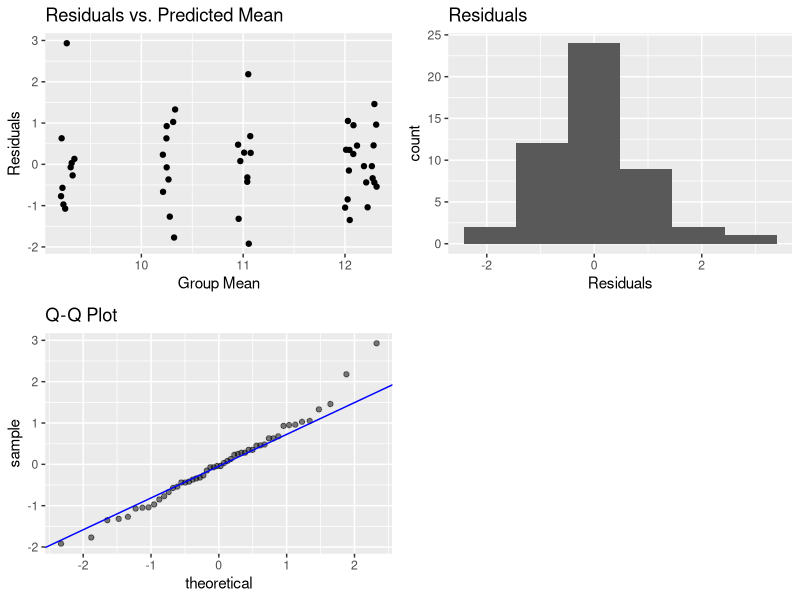

R code for this plot:
## ---- chunk 1
library(tidyverse)
library(grid)
library(gridExtra)
library(kableExtra)
a_1 <- c(12.4, 10.7, 11.9, 11.0, 12.4, 12.3, 13.0, 12.5, 11.2, 13.1)
a_2 <- c(9.1, 11.5, 11.3, 9.7, 13.2, 10.7, 10.6, 11.3, 11.1, 11.7)
a_3 <- c(8.5, 11.6, 10.2, 10.9, 9.0, 9.6, 9.9, 11.3, 10.5, 11.2)
a_4 <- c(12.7, 13.2, 11.8, 11.9, 12.2, 11.2, 13.7, 11.8, 12.2, 11.7)
s <- c(8.7, 9.3, 8.2, 8.3, 9.0, 9.4, 9.2, 12.2, 8.5, 9.9)
data <- cbind(a_1, a_2, a_3, a_4, s)
frame <- data.frame(matrix(data, ncol = 5, nrow = 10, byrow = F))
colnames(frame) <- c("a_1", "a_2", "a_3", "a_4", "s")
gather_frame <- gather(data = frame, key = "treatment", value = "wt_loss")
anova_mod <- aov(wt_loss ~ treatment, data = gather_frame)
y <- quantile(anova_mod$residuals[!is.na(anova_mod$residuals)], c(0.25, 0.75))
x <- qnorm(c(0.25, 0.75))
slope = diff(y)/diff(x)
int <- y[1L] - slope*x[1L]
norm_res <- ggplot(data = anova_mod, aes(x = anova_mod$residuals)) + geom_histogram(bins = 6) + xlab("Residuals") + ggtitle("Residuals")
resid_jitter <- ggplot(data = anova_mod, aes(x = anova_mod$fitted.values, y = anova_mod$residuals)) + geom_jitter() +  xlab("Group Mean") + ylab("Residuals") + ggtitle("Residuals vs. Predicted Mean")
qq <- ggplot(data = anova_mod) + stat_qq(aes(sample = anova_mod$residuals), alpha = 0.5) + 
    geom_abline(slope = slope, intercept = int, color = "blue") + ggtitle("Q-Q Plot")
res_sum <- as.table(summary(anova_mod$residuals), nrow= 2, ncol = 6)
grid.arrange(resid_jitter, norm_res, qq, nrow = 2, ncol = 2)
## ---- chunk 2
anova_mod
summary(anova_mod)
## ---- chunk 3
real_w <- TukeyHSD(anova_mod, ordered = TRUE)
real_w$treatment
